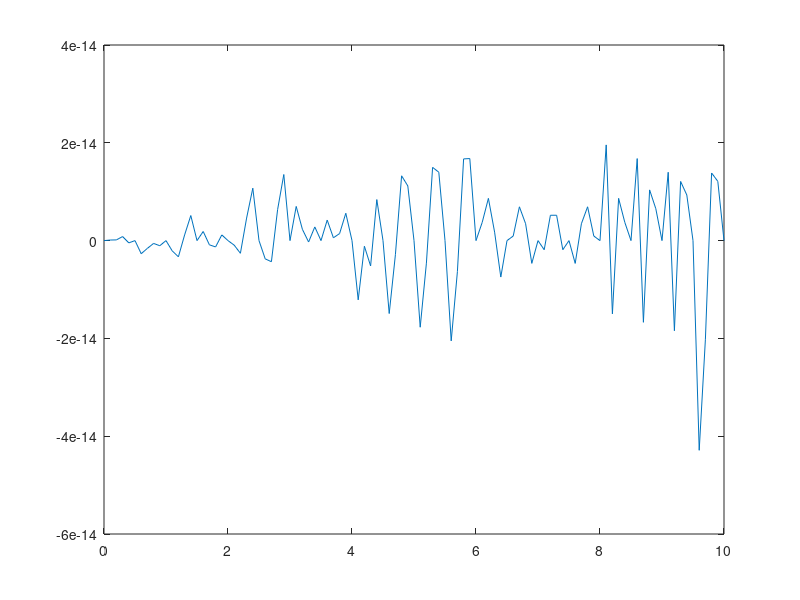

Source code (MATLAB):
% Exercise 9

%% Init value of t and s(t)
t = 0 : 0.1 : 10;
s = sin(2*pi*5.*t).*sin(2*pi*3.*t)

%% Graph of s(t)
plot(t, s)